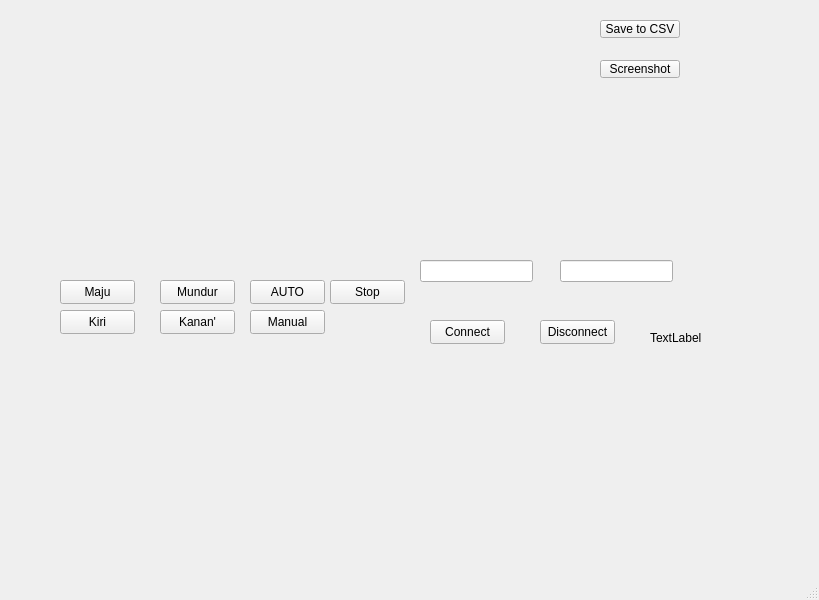
<?xml version="1.0" encoding="UTF-8"?>
<ui version="4.0">
 <class>MainWindow</class>
 <widget class="QMainWindow" name="MainWindow">
  <property name="geometry">
   <rect>
    <x>0</x>
    <y>0</y>
    <width>819</width>
    <height>600</height>
   </rect>
  </property>
  <property name="windowTitle">
   <string>MainWindow</string>
  </property>
  <widget class="QWidget" name="centralwidget">
   <widget class="QCustomPlot" name="widget" native="true">
    <property name="geometry">
     <rect>
      <x>10</x>
      <y>10</y>
      <width>561</width>
      <height>241</height>
     </rect>
    </property>
   </widget>
   <widget class="QPushButton" name="Maju">
    <property name="geometry">
     <rect>
      <x>60</x>
      <y>280</y>
      <width>75</width>
      <height>24</height>
     </rect>
    </property>
    <property name="text">
     <string>Maju</string>
    </property>
   </widget>
   <widget class="QPushButton" name="Mundur">
    <property name="geometry">
     <rect>
      <x>160</x>
      <y>280</y>
      <width>75</width>
      <height>24</height>
     </rect>
    </property>
    <property name="text">
     <string>Mundur</string>
    </property>
   </widget>
   <widget class="QPushButton" name="Kiri">
    <property name="geometry">
     <rect>
      <x>60</x>
      <y>310</y>
      <width>75</width>
      <height>24</height>
     </rect>
    </property>
    <property name="text">
     <string>Kiri</string>
    </property>
   </widget>
   <widget class="QPushButton" name="Kanan">
    <property name="geometry">
     <rect>
      <x>160</x>
      <y>310</y>
      <width>75</width>
      <height>24</height>
     </rect>
    </property>
    <property name="text">
     <string>Kanan'</string>
    </property>
   </widget>
   <widget class="QPushButton" name="auto_2">
    <property name="geometry">
     <rect>
      <x>250</x>
      <y>280</y>
      <width>75</width>
      <height>24</height>
     </rect>
    </property>
    <property name="text">
     <string>AUTO</string>
    </property>
   </widget>
   <widget class="QLineEdit" name="ipEdit">
    <property name="geometry">
     <rect>
      <x>420</x>
      <y>260</y>
      <width>113</width>
      <height>22</height>
     </rect>
    </property>
   </widget>
   <widget class="QLineEdit" name="portEdit">
    <property name="geometry">
     <rect>
      <x>560</x>
      <y>260</y>
      <width>113</width>
      <height>22</height>
     </rect>
    </property>
   </widget>
   <widget class="QPushButton" name="connectButton">
    <property name="geometry">
     <rect>
      <x>430</x>
      <y>320</y>
      <width>75</width>
      <height>24</height>
     </rect>
    </property>
    <property name="text">
     <string>Connect</string>
    </property>
   </widget>
   <widget class="QPushButton" name="disconnectButton">
    <property name="geometry">
     <rect>
      <x>540</x>
      <y>320</y>
      <width>75</width>
      <height>24</height>
     </rect>
    </property>
    <property name="text">
     <string>Disconnect</string>
    </property>
   </widget>
   <widget class="QLabel" name="statusLabel">
    <property name="geometry">
     <rect>
      <x>650</x>
      <y>330</y>
      <width>111</width>
      <height>16</height>
     </rect>
    </property>
    <property name="text">
     <string>TextLabel</string>
    </property>
   </widget>
   <widget class="QPushButton" name="manualButton">
    <property name="geometry">
     <rect>
      <x>250</x>
      <y>310</y>
      <width>75</width>
      <height>24</height>
     </rect>
    </property>
    <property name="text">
     <string>Manual</string>
    </property>
   </widget>
   <widget class="QPushButton" name="Stop">
    <property name="geometry">
     <rect>
      <x>330</x>
      <y>280</y>
      <width>75</width>
      <height>24</height>
     </rect>
    </property>
    <property name="text">
     <string>Stop</string>
    </property>
   </widget>
   <widget class="QPushButton" name="btnCSV">
    <property name="geometry">
     <rect>
      <x>600</x>
      <y>20</y>
      <width>80</width>
      <height>18</height>
     </rect>
    </property>
    <property name="text">
     <string>Save to CSV</string>
    </property>
   </widget>
   <widget class="QPushButton" name="btnScreenshot">
    <property name="geometry">
     <rect>
      <x>600</x>
      <y>60</y>
      <width>80</width>
      <height>18</height>
     </rect>
    </property>
    <property name="text">
     <string>Screenshot</string>
    </property>
   </widget>
   <widget class="QLabel" name="lblStats">
    <property name="geometry">
     <rect>
      <x>60</x>
      <y>360</y>
      <width>411</width>
      <height>211</height>
     </rect>
    </property>
    <property name="text">
     <string/>
    </property>
   </widget>
  </widget>
  <widget class="QMenuBar" name="menubar">
   <property name="geometry">
    <rect>
     <x>0</x>
     <y>0</y>
     <width>819</width>
     <height>17</height>
    </rect>
   </property>
  </widget>
  <widget class="QStatusBar" name="statusbar"/>
 </widget>
 <customwidgets>
  <customwidget>
   <class>QCustomPlot</class>
   <extends>QWidget</extends>
   <header>qcustomplot.h</header>
   <container>1</container>
  </customwidget>
 </customwidgets>
 <resources/>
 <connections/>
</ui>
